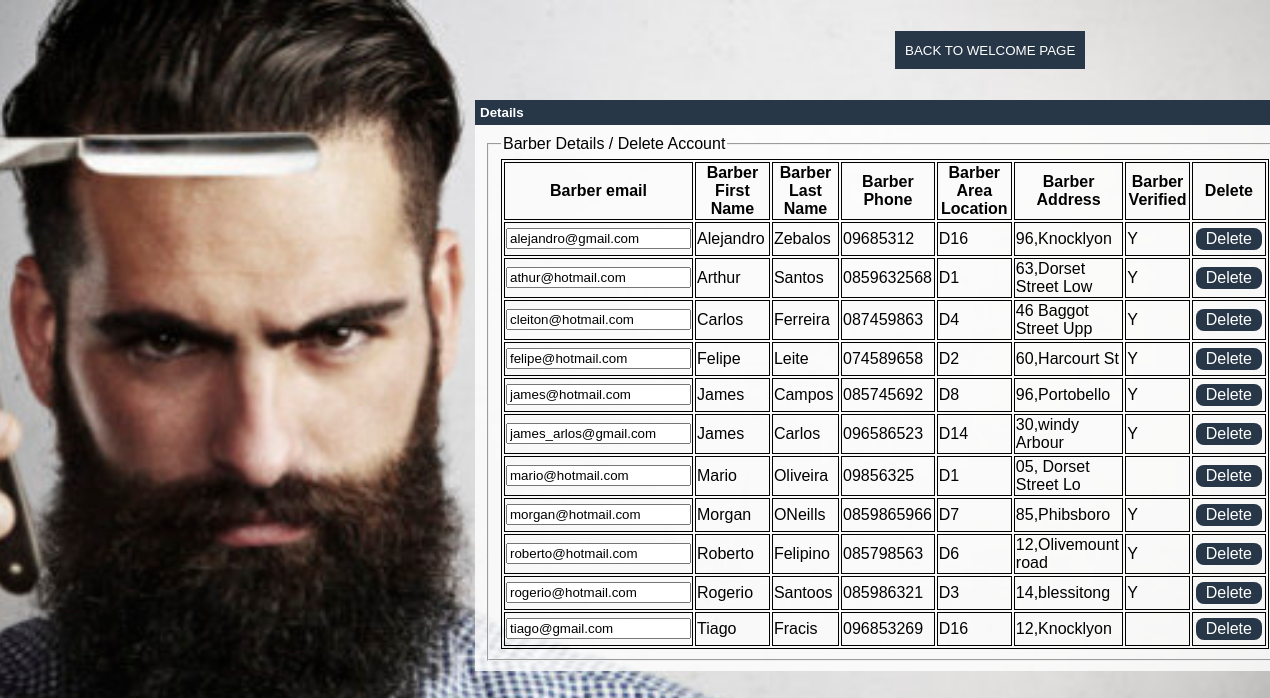
The app's page /_adm/viewBarberDetails.php (signed in), older data.
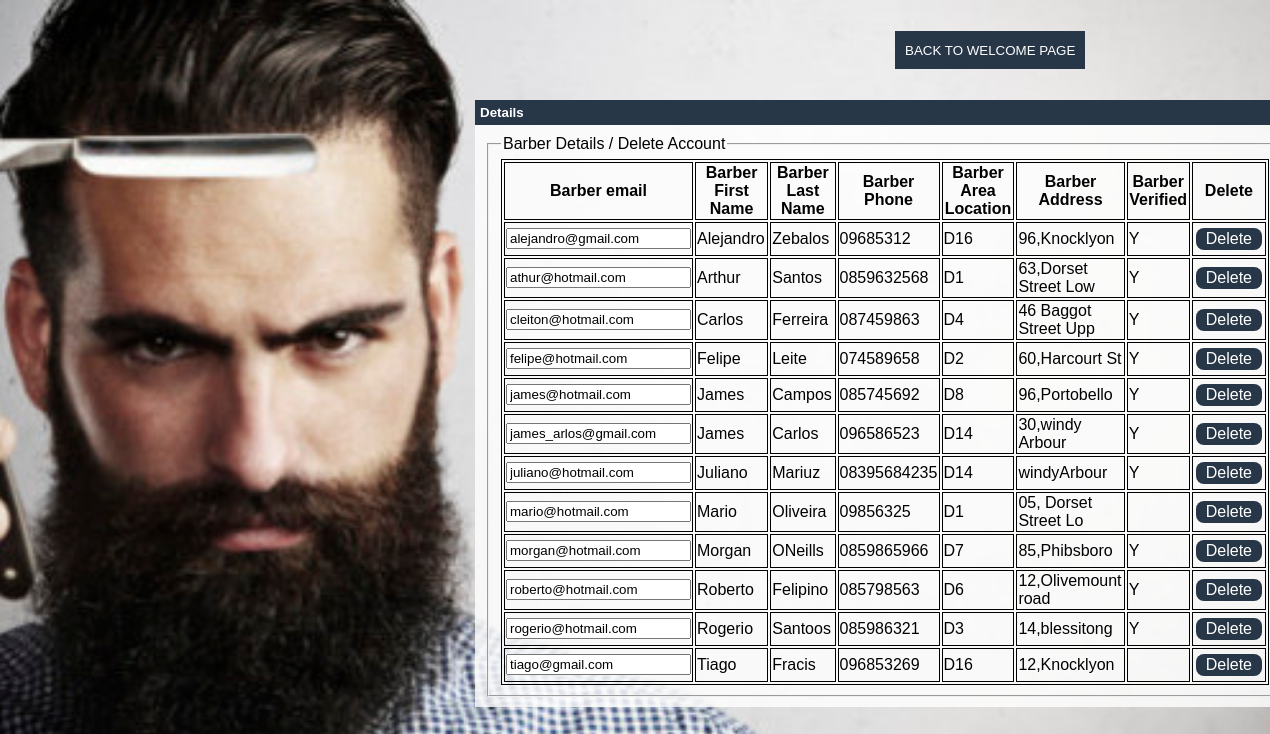
The same page, newer data.
### tables this page shows
CREATE TABLE `barber` (
  `barber_email` varchar(220) NOT NULL,
  `admin_email` varchar(220) DEFAULT NULL,
  `barber_password` varchar(12) NOT NULL,
  `barber_first_name` varchar(220) NOT NULL,
  `barber_last_name` varchar(220) NOT NULL,
  `barber_phone` varchar(12) NOT NULL,
  `barber_area_location` varchar(3) NOT NULL,
  `barber_location` varchar(20) NOT NULL,
  `verify` enum('Y','N') DEFAULT NULL
);

### _adm/viewBarberDetails.php (the view, shortened to what this page needs)
<?php
include('../_includes/connect.php');
?>
<!DOCTYPE html>
<html>
<head>
	<link rel="stylesheet" href="../_css/styles.css"/>
</head>
<body>
	<nav id="menuAfterLogin">
		<ul type = "circle">
			<li><a href="welcomeAdm.php"> Back to welcome Page </a></li>
		</ul>
	</nav>
	<div class="barberdetails">
		<fieldset><legend>Barber Details / Delete Account</legend>
			<table>
				<tr>
					<th>Barber email</th>
					<th>Barber First Name</th>
					<th>Barber Last Name</th>
					<th>Barber Phone</th>
					<th>Barber Area Location</th>
					<th>Barber Address</th>
					<th>Barber Verified</th>
					<th>Delete</th>
				</tr>
			</fieldset>
		</div>
		<?php
		$sql = "SELECT * FROM `barber`  ";
		$records = mysqli_query($link, $sql);
		while($row = mysqli_fetch_array($records)){
			echo "<tr><form action=deleteBarber.php method=post>";
			echo"<td><input type= text name=email value='".$row['barber_email']."'></td>";
			echo"<td>".$row['barber_first_name']."</td>";
			echo"<td>".$row['barber_last_name']."</td>";
			echo"<td>".$row['barber_phone']."</td>";
			echo"<td>".$row['barber_area_location']."</td>";
			echo"<td>".$row['barber_location']."</td>";
			echo"<td>".$row['verify']."</td>";
			echo"<td><input type=submit class=button name=delete value=Delete>";
			echo"</form></tr>";
		}
		?>
	</body>
	</html>

Row changes from the older to the newer data that the page shows:
added barber: email "juliano@hotmail.com", barber_first_name "Juliano", barber_last_name "Mariuz", barber_phone "08395684235", barber_area_location "D14", barber_location "windyArbour", verify "Y"
